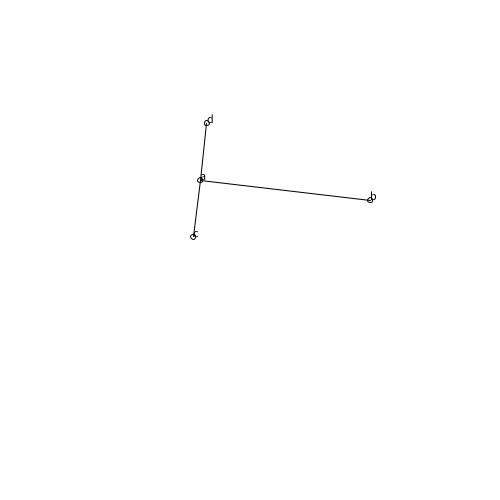
Frame 1 (no input)
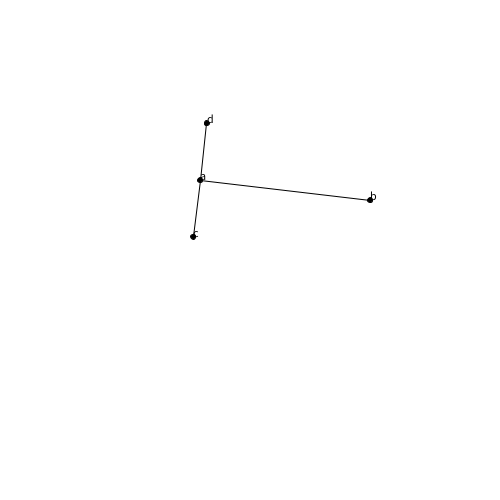
Frame 60 (the mouse pressed at the canvas centre just before this capture)
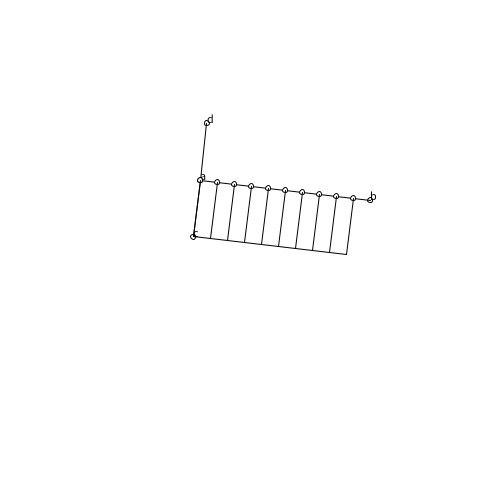
Frame 120 (the mouse held since frame 60 and released just before this capture)

The Processing sketch that drew these frames (run headless with seeded random() and noise(); from frame 60 on, the mouse is pressed at the canvas centre):

// Processing sketch: line_normal
// ── line_normal.pde

Pt a=new Pt(200,180);
Pt b=new Pt(370,200);

ArrayList<Pt> pt2List;
ArrayList<Pt> pt3List;

void setup(){
  size(500,500);
  pt2List=new ArrayList<Pt>();  
  pt3List=new ArrayList<Pt>();
}

void draw(){
  background(255);  
  float s=50;
    
  Pt c=a.add(Sc(Nor0(U(a,b)),s));
  Pt d=a.add(Sc(Nor1(U(a,b)),s));
  
  ellipse(a.x,a.y,5,5);ellipse(b.x,b.y,5,5);ellipse(c.x,c.y,5,5);ellipse(d.x,d.y,5,5);  
  line(a.x,a.y,b.x,b.y); line(a.x,a.y,c.x,c.y);line(a.x,a.y,d.x,d.y);
  
  fill(0);text("a",a.x,a.y);text("b",b.x,b.y);text("c",c.x,c.y);text("d",d.x,d.y);  
  
  if(pt2List.size()>0){
    for(int i=0; i<10; i++){
      pt2List.get(i).display();
      Pt p=pt2List.get(i);
      Pt q=p.add(Sc(Nor0(U(a,b)),s));
      line(p.x,p.y,q.x,q.y);
      pt3List.add(q);
      if(i>0){
        Pt r=pt3List.get(i-1);
        line(q.x,q.y,r.x,r.y);
      }
    }    
  }
}

void mousePressed(){
  pt2List.clear();
  pt2List=Le(a,b,10);
  
}
// ── Pt.pde
class Pt{
  float x,y; boolean selected=false; Pt(float x_, float y_){ x=x_; y=y_; }
  float di(Pt p){  return sqrt((p.x-x)*(p.x-x) + (p.y-y)*(p.y-y)); } 
  void setSelected(boolean t){ selected=t; }   
  boolean getSelected(){ return selected; }  
  void display(){if(selected==true){ fill(255,0,0); ellipse(x,y,5,5); } else{ fill(255); ellipse(x,y,5,5); } }  
  Pt add(Pt p){ return new Pt(x+p.x, y+p.y); }  
}//end of class
  
// ── Vec.pde
Pt V(Pt p, Pt q){ return new Pt(q.x-p.x, q.y-p.y); }
Pt addPt(Pt a, Pt b){ return new Pt(a.x+b.y, a.y+b.y); }
Pt U(Pt p, Pt q){ return new Pt((q.x-p.x)/Di(p,q), (q.y-p.y)/Di(p,q)); }
float dotPr(Pt p, Pt q){ return (p.x*q.x + p.y*q.y)/(nor(p)*nor(q)); }
float Di(Pt a, Pt b){ return sqrt((a.x-b.x)*(a.x-b.x)+(a.y-b.y)*(a.y-b.y)); }
Pt Sc(Pt p, Pt q, float r){ Pt v=U(p,q); return new Pt(p.x+v.x*r,p.y+v.y*r); }
Pt Sc(Pt p, float r){ return new Pt(p.x*r/nor(p),p.y*r/nor(p)); }
Pt Nor0(Pt v){ return new Pt(-v.y,v.x); }
Pt Nor1(Pt v){ return new Pt(v.y,-v.x); }
float nor(Pt p){ return sqrt((p.x+p.y)*(p.x+p.y)); }
boolean findIntx(Pt p, Pt q, Pt r, Pt s){
  float a1=q.y-p.y; float b1=p.x-q.x; float c1=(a1*q.x)+(b1*q.y);
  float a2=s.y-r.y; float b2=r.x-s.x; float c2=(a2*s.x)+(b2*s.y);
  float det= (a1*b2-a2*b1); 
  float x=(c1*b2-c2*b1)/det; float y=(c2*a1-c1*a2)/det;
  Pt I=new Pt(x,y);
  float d0=Di(I,p); float d1=Di(I,q); float d=Di(p,q);
  if(abs(d0+d1-d)<0.1){ return true; }
  else{ return false; }
}
ArrayList<Pt> Le(Pt a, Pt b, int num){
  ArrayList<Pt> fg=new ArrayList<Pt>(); fg.clear();
  Pt v=U(a,b); float d=Di(a,b)/num;
  for(int i=0; i<num; i++){ Pt p= new Pt(a.x+i*d*(b.x-a.x)/(a.di(b)),a.y+i*d*(b.y-a.y)/(a.di(b))); fg.add(p); }
  return fg;
}
